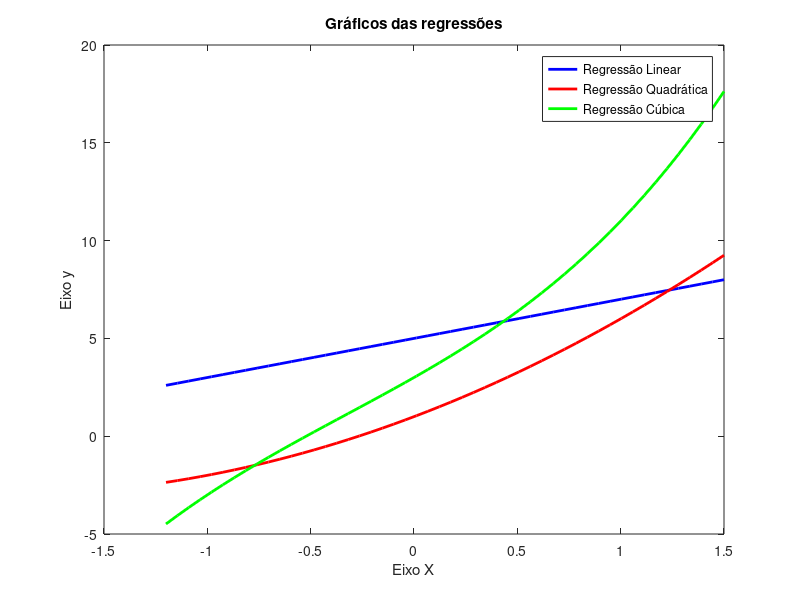

Write MATLAB code to recreate this figure.

#
# Exemplo de script no software Octave
#
#



#
# Tarefa
#
# Você recebeu um arquivo de dados com uma matriz 50 x 50
#
#
# Sua tarefa é a seguinte.
#
# Determine qual coluna dessa matriz tem a menor média de valores.
#
# Em seguida, considere que os valores nessa coluna correspondem a f(x),
#  para x variando entre -1.2 e +1.5.
#
# Calcule três regressões; uma linear, outra com parábola
#  e uma última usando um polinômio de grau 3.
#
#





clc

printf ("\n\n\n-----------------------------------------------------------------------")

printf ("\n\n\nAbra o código de Tut6.m em um editor e leia a tarefa nele especificada.")

printf ("\n\n\n-----------------------------------------------------------------------\n")

# Gerando a coluna com a menor média de valores
x = linspace (-1.2, 1.5, 50);

# Gerando valores de y hipotéticos
y_linear = 2 * x + 5;
y_quadratic = x.^2 + 4 * x + 1;
y_cubic = x.^3 + x.^2 + 6 * x + 3;

# Calculando suas respectivas regressões
r_linear = polyfit(x, y_linear, 1);
r_parabola = polyfit(x, y_quadratic, 2);
r_pol_3 = polyfit(x, y_cubic, 3);

# Plotando os gráficos
plot(x, y_linear, 'b', 'LineWidth', 2);
hold on
plot(x, y_quadratic, 'r', 'LineWidth', 2);
plot(x, y_cubic, 'g', 'LineWidth', 2);
hold off

# Adicionando legenda
xlabel('Eixo X')
ylabel('Eixo y')
title('Gráficos das regressões')
legend('Regressão Linear', 'Regressão Quadrática', 'Regressão Cúbica')
